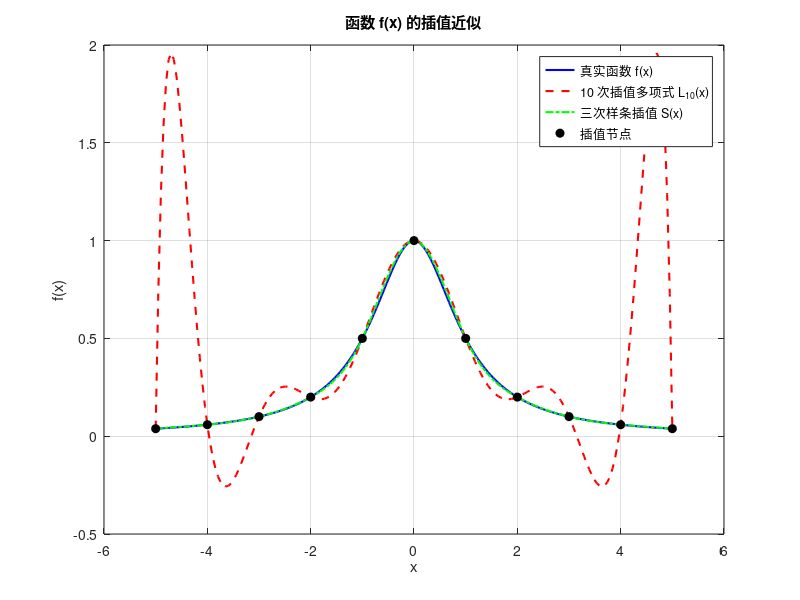

Reproduce this figure in MATLAB.
% 定义区间和节点数量
x_min = -5;
x_max = 5;
num_points = 11;

% 生成等距节点和函数值
x_nodes = linspace(x_min, x_max, num_points);
y_nodes = 1 ./ (1 + x_nodes.^2);

% 生成插值区间内的更多点，用于绘制
x_interp = linspace(x_min, x_max, 200);
f_actual = 1 ./ (1 + x_interp.^2);

% Lagrange 插值 (利用多项式插值)
L_poly = polyfit(x_nodes, y_nodes, num_points - 1);
y_lagrange = polyval(L_poly, x_interp);

% 三次样条插值
y_spline = spline(x_nodes, y_nodes, x_interp);

% 绘制结果
figure;
plot(x_interp, f_actual, 'b-', 'LineWidth', 1.5); hold on;
plot(x_interp, y_lagrange, 'r--', 'LineWidth', 1.5);
plot(x_interp, y_spline, 'g-.', 'LineWidth', 1.5);
plot(x_nodes, y_nodes, 'ko', 'MarkerFaceColor', 'k'); % 插值节点
legend('真实函数 f(x)', '10 次插值多项式 L_{10}(x)', '三次样条插值 S(x)', '插值节点');
xlabel('x');
ylabel('f(x)');
title('函数 f(x) 的插值近似');
grid on;